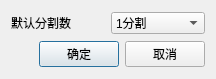
<?xml version="1.0" encoding="UTF-8"?>
<ui version="4.0">
 <class>BCSettingIPVConfigDlg</class>
 <widget class="QDialog" name="BCSettingIPVConfigDlg">
  <property name="geometry">
   <rect>
    <x>0</x>
    <y>0</y>
    <width>216</width>
    <height>79</height>
   </rect>
  </property>
  <property name="windowTitle">
   <string>Dialog</string>
  </property>
  <layout class="QVBoxLayout" name="verticalLayout">
   <item>
    <layout class="QHBoxLayout" name="horizontalLayout_2">
     <item>
      <widget class="QLabel" name="label">
       <property name="text">
        <string>默认分割数</string>
       </property>
      </widget>
     </item>
     <item>
      <widget class="QComboBox" name="comboBox">
       <item>
        <property name="text">
         <string>1分割</string>
        </property>
       </item>
       <item>
        <property name="text">
         <string>4分割</string>
        </property>
       </item>
       <item>
        <property name="text">
         <string>6分割</string>
        </property>
       </item>
       <item>
        <property name="text">
         <string>9分割</string>
        </property>
       </item>
       <item>
        <property name="text">
         <string>12分割</string>
        </property>
       </item>
       <item>
        <property name="text">
         <string>16分割</string>
        </property>
       </item>
      </widget>
     </item>
    </layout>
   </item>
   <item>
    <layout class="QHBoxLayout" name="horizontalLayout">
     <item>
      <spacer name="horizontalSpacer">
       <property name="orientation">
        <enum>Qt::Horizontal</enum>
       </property>
       <property name="sizeHint" stdset="0">
        <size>
         <width>40</width>
         <height>20</height>
        </size>
       </property>
      </spacer>
     </item>
     <item>
      <widget class="QPushButton" name="m_pOKBtn">
       <property name="font">
        <font>
         <family>微软雅黑</family>
        </font>
       </property>
       <property name="text">
        <string>确定</string>
       </property>
      </widget>
     </item>
     <item>
      <widget class="QPushButton" name="m_pCancelBtn">
       <property name="font">
        <font>
         <family>微软雅黑</family>
        </font>
       </property>
       <property name="text">
        <string>取消</string>
       </property>
      </widget>
     </item>
    </layout>
   </item>
  </layout>
 </widget>
 <resources/>
 <connections/>
</ui>
